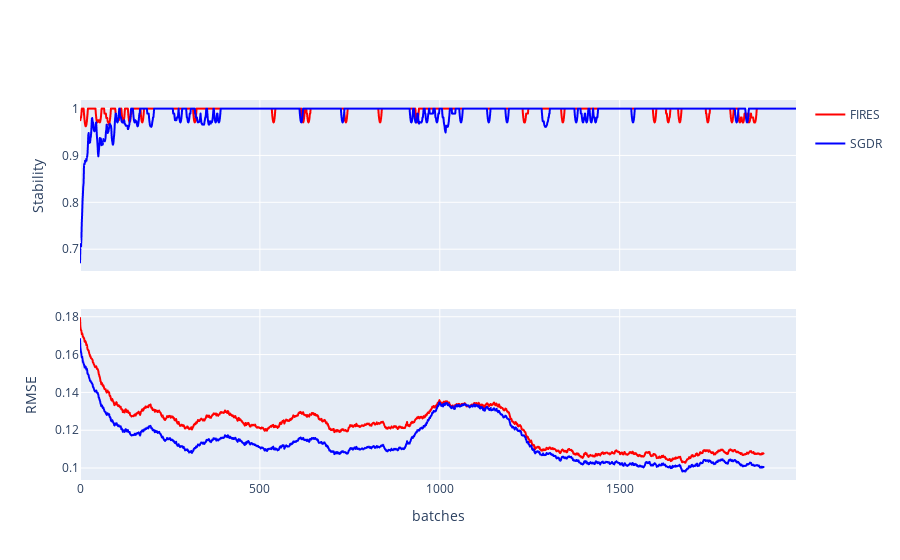

Notebook code for this chart:
### Code cell
fig = make_subplots(rows=2, cols=1, shared_xaxes=True, vertical_spacing=0.1) # subplot_titles=("Stability","Accuracy", "F1-Score"),
for i in range(len(stability_trace)):
    stability_trace[i]["showlegend"] = False
    fig.add_trace(stability_trace[i], row=1, col=1)
for i in range(len(rmse_trace)):
    fig.add_trace(rmse_trace[i], row=2, col=1)
fig.update_xaxes(title_text="batches", row=2, col=1)
fig.update_yaxes(title_text="Stability", row=1, col=1)
fig.update_yaxes(title_text="RMSE", row=2, col=1)

fig.write_image("{}/{}.{}".format(folder, dataset_name, export_type))
fig.show()

### Figure 1 — Plotly figure (JSON) as saved in the notebook; plotly's stock layout.template omitted (floating-point values rounded to 4 significant figures; data arrays with more than 128 entries replaced by an {"elided": "..."} marker saying what was removed)
{"data": [{"hovertemplate": "variable=FIRES<br>batches=%{x}<br>stability=%{y}<extra></extra>", "legendgroup": "FIRES", "line": {"color": "red", "dash": "solid"}, "mode": "lines", "name": "FIRES", "showlegend": false, "type": "scattergl", "x": {"elided": "1991 int values"}, "xaxis": "x", "y": {"elided": "1991 float values"}, "yaxis": "y"}, {"hovertemplate": "variable=SGDR<br>batches=%{x}<br>stability=%{y}<extra></extra>", "legendgroup": "SGDR", "line": {"color": "blue", "dash": "solid"}, "mode": "lines", "name": "SGDR", "showlegend": false, "type": "scattergl", "x": {"elided": "1991 int values"}, "xaxis": "x", "y": {"elided": "1991 float values"}, "yaxis": "y"}, {"hovertemplate": "variable=FIRES<br>batches=%{x}<br>rmse=%{y}<extra></extra>", "legendgroup": "FIRES", "line": {"color": "red", "dash": "solid"}, "mode": "lines", "name": "FIRES", "showlegend": true, "type": "scattergl", "x": {"elided": "1901 int values"}, "xaxis": "x2", "y": {"elided": "1901 float values"}, "yaxis": "y2"}, {"hovertemplate": "variable=SGDR<br>batches=%{x}<br>rmse=%{y}<extra></extra>", "legendgroup": "SGDR", "line": {"color": "blue", "dash": "solid"}, "mode": "lines", "name": "SGDR", "showlegend": true, "type": "scattergl", "x": {"elided": "1901 int values"}, "xaxis": "x2", "y": {"elided": "1901 float values"}, "yaxis": "y2"}], "layout": {"xaxis": {"anchor": "y", "domain": [0, 1], "matches": "x2", "showticklabels": false}, "xaxis2": {"anchor": "y2", "domain": [0, 1], "title": {"text": "batches"}}, "yaxis": {"anchor": "x", "domain": [0.55, 1], "title": {"text": "Stability"}}, "yaxis2": {"anchor": "x2", "domain": [0, 0.45], "title": {"text": "RMSE"}}}}
